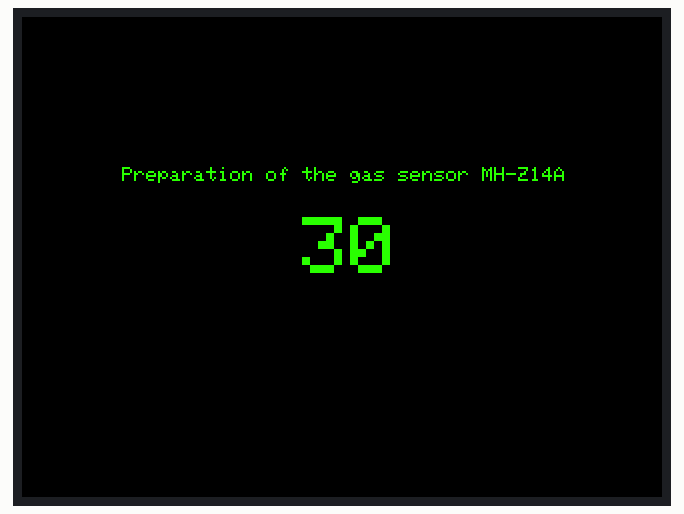
Simulated run of this sketch. Board: Arduino Mega 2560, built with avr-gcc and run on an emulated ATmega2560. Parts: 320×240 colour display. What the sketch prints to the serial monitor is not drawn.

Above: at 0.3 s.
At 4.3 s:
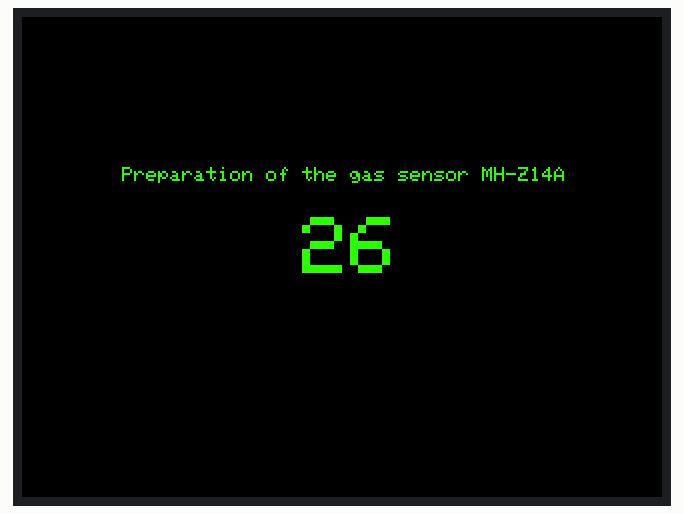
At 8.3 s:
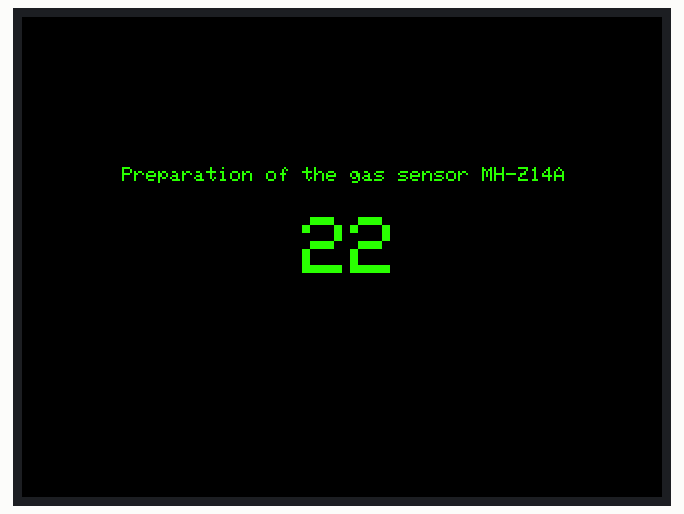
At 16.3 s:
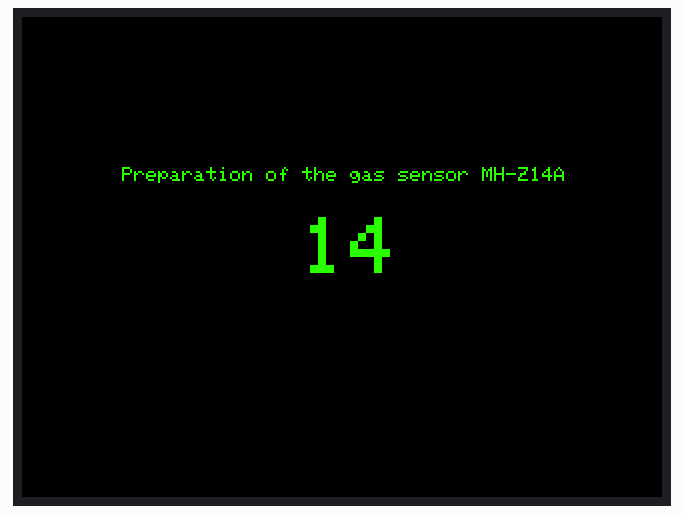
At 24.3 s:
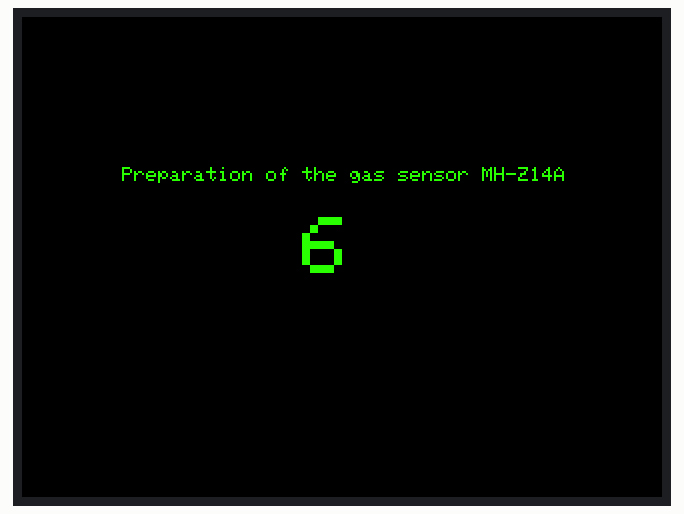
At 31.9 s:
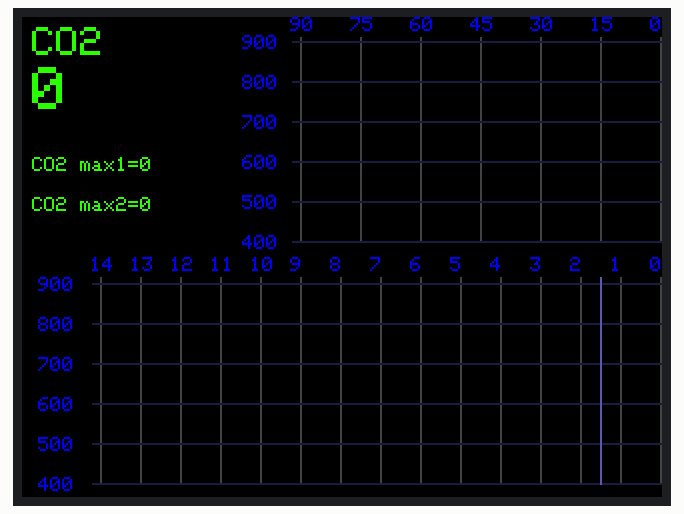

Measured:
- what the display in image 1 shows lasts 1.0 s, from 4.2 s to 5.2 s

The sketch:

CO2_MH-Z14A_LCD_2_8_v20_Mega.ino
```cpp
/***************************************************
код предназначен для платы MEGA PRO MINI
дисплея 2,8"
датчика CO2 MH-Z14A
датчик подключается к Serial 3
 ****************************************************/


#include "SPI.h"
#include "Adafruit_GFX.h"       //универсальная графическая библиотека
#include "Adafruit_ILI9341.h"   //драйвер конкретной платы

// Пины для подключения дисплея
#define TFT_DC 48
#define TFT_CS 49
#define TFT_MOSI 11
#define TFT_MISO 12
#define TFT_CLK 13
#define TFT_RST 8

/* Предустановленные цвета
ILI9341_RED
ILI9341_BLUE
ILI9341_GREEN
ILI9341_YELLOW
ILI9341_WHITE
ILI9341_CYAN
ILI9341_BLACK
ILI9341_MAGENTA
 */

// Использование hardware SPI (on Uno, #13, #12, #11) and the above for CS/DC RESET подключить к RESET на плате
Adafruit_ILI9341 tft = Adafruit_ILI9341(TFT_CS, TFT_DC);
// Можно установить любые пины
// Adafruit_ILI9341 tft = Adafruit_ILI9341(TFT_CS, TFT_DC, TFT_MOSI, TFT_CLK, TFT_RST, TFT_MISO);

//переменные для датчика CO2
byte cmd[9] = {0xFF,0x01,0x86,0x00,0x00,0x00,0x00,0x00,0x79};// запрос уровня газа
byte cmdAutoCalOn[9] = {0xFF,0x01,0x79,0xA0,0x00,0x00,0x00,0x00,0xE6};// автокалибровка включена
byte cmdAutoCalOff[9] = {0xFF,0x01,0x79,0x00,0x00,0x00,0x00,0x00,0x86};// автокалибровка вЫключена
byte cmdZeroPoint[9] = {0xFF,0x01,0x87,0x00,0x00,0x00,0x00,0x00,0x78};// устновка значения 400ppm на чистом воздухе
unsigned char response[9];//переменная для приема ответа датчика

//Глобальные переменные
int co21min [181];  //массив значения для верхнего графика с шагом 1 мин
int co21minMax = 0;     //максималное значение для верхнего графика
int co23min [281];  //массив значения для нижнего графика с шагом 3 мин
int co23minMax = 0;     //максималное значение для нижнего графика
byte flag3min = 1;	//флаг для отчета каждой 3-ей минуты
unsigned long my_timer; //переменная для хранения времени

////////////////////////////////////////////
///////Функция перезагрузки
void (* resetFunc) (void) = 0;

void setup() {
  //digitalWrite(52, HIGH); //включаем подтягивающий резистр на выход CLK(SCK)

  Serial.begin(9600);
  Serial.println("Test!");
  Serial3.begin (9600);//включаем Serial 3 к которому подключен датчик к D14->RX MH-Z14A, к D15->TX MH-Z14A
  tft.begin(); // инициализируем экран
  tft.setRotation(3); // задать поворот экрана от 0 до 3
  //delay(10000);
  my_timer = millis();   // "сбросить" таймер
  otschet (30); //обратный отсчет
  //Serial3.write(cmdAutoCalOn, 9); //автокалибровка MH-Z14A включена
  Serial3.write(cmdAutoCalOff, 9); //автокалибровка MH-Z14A вЫключена
  /*
  if ( getCO2()==0){
    Serial.println("Test MH-Z14A - ERROR");
    tft.fillScreen(ILI9341_BLACK); // очистка экрана, заливка черным
    tft.setCursor(50, 75); //установка курсора
    tft.setTextColor(tft.color565(255, 0, 0));//настройка текста Цвет КРАСНЫЙ
    tft.setTextSize(1);
    tft.print("Test MH-Z14A - ERROR");  //вывод текста на экран
    delay(3000);
    resetFunc(); //если датчик выдает ошибку, перезагружаемся
  }
  delay(1000);
  Serial.println("Start");
  tft.fillScreen(ILI9341_BLACK); // очистка экрана, заливка черным
  tft.setCursor(50, 75); //установка курсора
  tft.setTextColor(tft.color565(40, 255, 0));//настройка текста Цвет ЗЕЛЕНЫЙ
  tft.setTextSize(1);
  tft.print("Test MH-Z14A - OK");  //вывод текста на экран
  delay(3000);
*/
  //заполняем экран фоном
  fon(co21min[0], co21minMax, co23minMax); // текущее содержание СО2, максимальное содержание СО2 на верхнем экране, максимальное содержание СО2 на нижнем экране
  delay(350);
}


void loop(void) {

  //digitalWrite(52, HIGH); //включаем подтягивающий резистр на выход CLK(SCK)без него иногда отключается CLK(SCK)

  //testText();
  //delay(1000);
  //testFastLines(ILI9341_RED, ILI9341_BLUE);
  //delay(1000);
  //int co2 = getCO2(); // получаем и выводим показания в Serial;
  if (millis() - my_timer >= 30000){  //если прошло 30 секунд
    my_timer = millis();   // "сбросить" таймер
    addMassivCo2();
    fon(co21min[0], co21minMax, co23minMax); // текущее содержание СО2, максимальное содержание СО2 на верхнем экране, максимальное содержание СО2 на нижнем экране
    grafiki();
  }
  //addMassivCo2();
  //fon(co21min[0], co21minMax, co23minMax); // текущее содержание СО2, максимальное содержание СО2 на верхнем экране, максимальное содержание СО2 на нижнем экране
  //grafiki();
  //delay(15000);
}
////////////////////////////////////////////////////////////////////////////////////
////////////////////////////////////////////////////////////////////////////////////
////////////////////////////////////////////////////////////////////////////////////
///////Фоновое изображение////////////////////////////////
void fon (int co2, int co2max1, int co2max2){
  //int co2 = 320; // текущее содержание СО2
  //int co2max1 = 4500; // максимальное содержание СО2 на верхнем экране
  //int co2max2 = 4950; // максимальное содержание СО2 на нижнем экране
  int m1 = mashtab (co2max1); //расчет масштаба
  int m2 = mashtab (co2max2); //расчет масштаба

  tft.fillScreen(ILI9341_BLACK); // очистка экрана, заливка черным
  //////////////////////////
  ///////нижний блок////////
  for(int i=0; i<15; i++){  //рисование вертикальных линий внизу
    int dx=20;  //приращение
    int sx=39;  //смещение
    dx = dx * i +sx;
    tft.drawFastVLine(dx, 130, 104, tft.color565(70, 70, 70)); //X, Y, длина, цветRGB
    tft.setCursor(dx-5, 120); //установка курсора
    tft.setTextColor(ILI9341_BLUE);  tft.setTextSize(1);  //настройка текста Цвет и размер
    int dval = 14 - i;
    tft.println(dval);  //вывод текста на экран
  }
  for(int i=0; i<6; i++){   //рисование горизонтальных линий внизу
    int dy=-20;  //приращение
    int sy=233;  //смещение
    dy = dy * i +sy;
    tft.drawFastHLine(35, dy, 320, tft.color565(30, 30, 70)); //X, Y, длина, цвет
    tft.setCursor(8, dy-3); //установка курсора
    tft.setTextColor(ILI9341_BLUE);  tft.setTextSize(1);  //настройка текста Цвет и размер
    int dval = 400 + i*100*m2;
    tft.println(dval);  //вывод текста на экран
  }
  //линия внизу обозначающая 90 минут
  tft.drawFastVLine(289, 130, 104, tft.color565(90, 90, 170)); //X, Y, длина, цветRGB
  ///////////////////////////
  ///////верхний блок////////
  for(int i=0; i<7; i++){  //рисование вертикальных линий внизу
    int dx=30;  //приращение
    int sx=139;  //смещение
    dx = dx * i +sx;
    tft.drawFastVLine(dx, 10, 102, tft.color565(70, 70, 70)); //X, Y, длина, цветRGB
    tft.setCursor(dx-5, 0); //установка курсора
    tft.setTextColor(ILI9341_BLUE);  tft.setTextSize(1);  //настройка текста Цвет и размер
    int dval = 90 - i*15;
    tft.println(dval);  //вывод текста на экран
  }
  for(int i=0; i<6; i++){   //рисование горизонтальных линий внизу
    int dy=-20;  //приращение
    int sy=112;  //смещение
    dy = dy * i +sy;  //установка курсора
    tft.drawFastHLine(135, dy, 320, tft.color565(30, 30, 70)); //X, Y, длина, цвет
    tft.setCursor(110, dy-3);
    tft.setTextColor(ILI9341_BLUE);  tft.setTextSize(1);  //настройка текста Цвет и размер
    int dval = 400 + i*100*m1;
    tft.println(dval);  //вывод текста на экран
  }
  //////////////////////
  ///////Надписи////////
  tft.setCursor(5, 5); //установка курсора
  if (co2<600){tft.setTextColor(tft.color565(40, 255, 0));}  //настройка текста Цвет ЗЕЛЕНЫЙ до 600
  else if (co2<1000){tft.setTextColor(tft.color565(240, 255, 0));}  //настройка текста Цвет ЖЕЛТЫЙ до 1000
  else if (co2<2000){tft.setTextColor(tft.color565(255, 150, 50));}  //настройка текста Цвет ОРАНЖЕВЫЙ до 2000
  else if (co2<3000){tft.setTextColor(tft.color565(255, 50, 50));}  //настройка текста Цвет КРАСНЫЙ до 3000
  else {tft.setTextColor(tft.color565(180, 0, 110));}  //настройка текста Цвет БОРДОВЫЙ от 3000

  tft.setTextSize(2);  //настройка текста  размер
  tft.println("CO2");  //вывод текста на экран
  tft.setCursor(5, 25); //установка курсора
  tft.setTextSize(3);
  tft.println(co2);  //вывод текста на экран

  tft.setCursor(5, 70); //установка курсора
  if (co2max1<600){tft.setTextColor(tft.color565(40, 255, 0));}  //настройка текста Цвет ЗЕЛЕНЫЙ до 600
  else if (co2max1<1000){tft.setTextColor(tft.color565(240, 255, 0));}  //настройка текста Цвет ЖЕЛТЫЙ до 1000
  else if (co2max1<2000){tft.setTextColor(tft.color565(255, 150, 50));}  //настройка текста Цвет ОРАНЖЕВЫЙ до 2000
  else if (co2max1<3000){tft.setTextColor(tft.color565(255, 50, 50));}  //настройка текста Цвет КРАСНЫЙ до 3000
  else {tft.setTextColor(tft.color565(180, 0, 110));}  //настройка текста Цвет БОРДОВЫЙ от 3000
  //tft.setTextColor(tft.color565(255, 50, 70));  tft.setTextSize(1);  //настройка текста Цвет и размер
  tft.setTextSize(1);
  tft.print("CO2 max1=");  //вывод текста на экран
  tft.println(co2max1);  //вывод текста на экран

  tft.setCursor(5, 90); //установка курсора
  if (co2max2<600){tft.setTextColor(tft.color565(40, 255, 0));}  //настройка текста Цвет ЗЕЛЕНЫЙ до 600
  else if (co2max2<1000){tft.setTextColor(tft.color565(240, 255, 0));}  //настройка текста Цвет ЖЕЛТЫЙ до 1000
  else if (co2max2<2000){tft.setTextColor(tft.color565(255, 150, 50));}  //настройка текста Цвет ОРАНЖЕВЫЙ до 2000
  else if (co2max2<3000){tft.setTextColor(tft.color565(255, 50, 50));}  //настройка текста Цвет КРАСНЫЙ до 3000
  else {tft.setTextColor(tft.color565(180, 0, 110));}  //настройка текста Цвет БОРДОВЫЙ от 3000
  //tft.setTextColor(tft.color565(255, 0, 0));  tft.setTextSize(1);  //настройка текста Цвет и размер
  tft.print("CO2 max2=");  //вывод текста на экран
  tft.setTextSize(1);
  tft.println(co2max2);  //вывод текста на экран
}
//////////////////////////////
////////расчет масштаба///////
int mashtab (int co2){
  int m = (co2-400)/500+1;
  return m;
}
//////////////////////////////
///////обратный отсчет при старте
void otschet (int t){
	tft.fillScreen(ILI9341_BLACK); // очистка экрана, заливка черным
	tft.setCursor(50, 75); //установка курсора
	tft.setTextColor(tft.color565(40, 255, 0));//настройка текста Цвет ЗЕЛЕНЫЙ
	tft.setTextSize(1);
	tft.print("Preparation of the gas sensor MH-Z14A");  //вывод текста на экран
	for (int i=0; i<t; i++){
		tft.fillRect(140, 100, 50,30, ILI9341_BLACK); //рисуем прямоугольник, закрашиваем прошлые цифры x,y,ширина,высота, цвет
		tft.setCursor(140, 100); //установка курсора
		tft.setTextColor(tft.color565(40, 255, 0));//настройка текста Цвет ЗЕЛЕНЫЙ
		tft.setTextSize(4);
		tft.println(t-i);  //вывод текста на экран
		delay (1000);
	}

}


////////////////////////////////////////////////////////////////////////////////////
////////////////////////////////////////////////////////////////////////////////////
////////////////////////////////////////////////////////////////////////////////////
unsigned long testFillScreen() {
  unsigned long start = micros();
  tft.fillScreen(ILI9341_BLACK);
  yield();
  tft.fillScreen(ILI9341_RED);
  yield();
  tft.fillScreen(ILI9341_GREEN);
  yield();
  tft.fillScreen(ILI9341_BLUE);
  yield();
  tft.fillScreen(ILI9341_BLACK);
  yield();
  return micros() - start;
}

unsigned long testText() {
  tft.fillScreen(ILI9341_BLACK);
  unsigned long start = micros();
  tft.setCursor(0, 0);
  tft.setTextColor(ILI9341_WHITE);  tft.setTextSize(1);
  tft.println("Hello World!");
  tft.setTextColor(ILI9341_YELLOW); tft.setTextSize(2);
  tft.println(1234.56);
  tft.setTextColor(ILI9341_RED);    tft.setTextSize(3);
  tft.println(0xDEADBEEF, HEX);
  tft.println();
  tft.setTextColor(ILI9341_GREEN);
  tft.setTextSize(5);
  tft.println("Groop");
  tft.setTextSize(2);
  tft.println("I implore thee,");
  tft.setTextSize(1);
  tft.println("my foonting turlingdromes.");
  tft.println("And hooptiously drangle me");
  tft.println("with crinkly bindlewurdles,");
  tft.println("Or I will rend thee");
  tft.println("in the gobberwarts");
  tft.println("with my blurglecruncheon,");
  tft.println("see if I don't!");
  return micros() - start;
}
////////////////////////////////////////////////////////////////////////////////////
////Функции датчика CO2/////////////////////////////////////////////////////////////
////////////////////////////////////////////////////////////////////////////////////


////////////////////////////////////////////
///////чтение показаний датчика MH-Z14A
int getCO2()
{
  int co2 = 0;
  //SerialCO2.write(cmd, 9); //отправляем команду датчику
  Serial3.write(cmd, 9); //отправляем команду датчику
  memset(response, 0, 9);
  //SerialCO2.readBytes(response, 9); //получаем ответ
  Serial3.readBytes(response, 9); //получаем ответ

  uint8_t crc = 0;
  for (int i = 1; i < 8; i++) crc+=response[i]; //считаем контрольную сумму
  crc = ~crc;
  crc++;


  if ( !(response[0] == 0xFF && response[1] == 0x86 && response[8] == crc) ) // сравниваем ответ с  контрольной суммой
  {
     Serial.println("CRC error: " + String(crc) + " / "+ String(response[8])); //выводим ошибку

	   //исправление ошибки связанной с переполнением буфера
	   while (Serial3.available()) {   //если в буфере остались файлы
		  Serial3.read();				//то читаем отсавшийся файл
      Serial.println("CRC error: чистим буфер");
	   }


  }
  else
  {
    uint8_t responseHigh = (uint8_t) response[2];
    uint8_t responseLow = (uint8_t) response[3];
    Serial.println("CO2 "+String((256*responseHigh) + responseLow)+"ppm"); //выводим показания датчика
    co2=(256*responseHigh) + responseLow;
  }
  return co2;
}

////////////////////////////////////////////
///////заполняем массивы значениями CO2
void addMassivCo2 (void) {
	int co2=getCO2();
	//int co21min [181];  //массив значения для верхнего графика с шагом 1 мин
	//int co21minMax;     //максималное значение для верхнего графика
	//int co23min [281];  //массив значения для нижнего графика с шагом 3 мин
	//int co23minMax;     //максималное значение для нижнего графика
	//byte flag3min = 1;	//флаг для отчета каждой 3-ей минуты
	co21minMax = co2;	//максималное значение для верхнего графика
	for (int i=179; i>=0; i--){ ////сдвигаем массив на одно значение
		co21min[i+1]=co21min[i];
		//Serial.print(co21min[i]);
		//Serial.print(" - ");
		//Serial.println(co21min[i+1]);
		if (co21minMax < co21min[i+1]) co21minMax = co21min[i+1]; //если текущее значение больше, то присваиваем его максимальному
	}
	co21min[0]=co2; // вписываем текущее значение СО2 в начало массива
	if (flag3min == 1){ //если мы на первой минуте из трех, то сдвигаем массив и пишем новое значение в начало
		co23minMax = co2;	//максималное значение для нижнего графика
		for (int i=279; i>=0; i--){ ////сдвигаем массив на одно значение
			co23min[i+1]=co23min[i];
			if (co23minMax < co23min[i+1]) co23minMax = co23min[i+1]; //если текущее значение больше, то присваиваем его максимальному
		}
		///// вписываем максимальное значение за последние 3 минуты
   int max3min = 0; //максимальное значение за 3 минуты
   for (int i=0; i<6; i++){
      if (co21min[i]>max3min) max3min = co21min[i];
   }
   co23min[0] = max3min; //присваиваем максимальное значение за 3 минуты
   /*
		if (co21min[0]>co21min[1]){	//если первое значение больше второго
			co23min[0]=co21min[0];	//то присваиваем первое значение
		} else {
			co23min[0]=co21min[1];	//иначе присваиваем второе значение
		}
		if (co23min[0]<co21min[2]){	//если третье значение больше присвоиного
			co23min[0]=co21min[2];	//то переприсваиваем третье значение
		}*/
		if (co23minMax < co23min[0]) co23minMax = co23min[0]; //если текущее значение больше максимального, то присваиваем его максимальному

	}
	flag3min++; //увеличиваем флаг на 1
	if (flag3min>6){	//если флаг больше 6
		flag3min=1;		//то присваиваем ему 1
	}
 Serial.println(co21min[0]);
 Serial.println(co21min[1]);
 Serial.println(co21min[2]);
 Serial.println(co21min[3]);
 Serial.println(co21min[4]);
 Serial.println(co21min[5]);
 Serial.println("3min");
 Serial.println(co23min[0]);
 Serial.println(co23min[1]);
 Serial.println(co23min[2]);
 Serial.println(co23min[3]);
}

////////////////////////////////////////////
///////рисуем графики
void grafiki (void){
	//int co21min [181];  //массив значения для верхнего графика с шагом 1 мин
	//int co21minMax;     //максималное значение для верхнего графика
	//int co23min [281];  //массив значения для нижнего графика с шагом 3 мин
	//int co23minMax;     //максималное значение для нижнего графика
	//byte flag3min = 1;	//флаг для отчета каждой 3-ей минуты
	///////рисуем верхний график
	int mv = mashtab(co21minMax);	//вычисляем масштаб верхнего графика
	for (int i =0; i < 181; i++){
		int l = (co21min[i] - 400)/(5*mv);
		if (l>=0){
			//tft.drawFastVLine( 319-i,112-l, l, tft.color565(40, 255, 0));
			if (co21min[i]<600){tft.drawFastVLine( 319-i,112-l, l, (tft.color565(40, 255, 0)));}  //настройка текста Цвет ЗЕЛЕНЫЙ до 600
			else if (co21min[i]<1000){tft.drawFastVLine( 319-i,112-l, l, (tft.color565(240, 255, 0)));}  //настройка текста Цвет ЖЕЛТЫЙ до 1000
			else if (co21min[i]<2000){tft.drawFastVLine( 319-i,112-l, l, (tft.color565(255, 150, 50)));}  //настройка текста Цвет ОРАНЖЕВЫЙ до 2000
			else if (co21min[i]<3000){tft.drawFastVLine( 319-i,112-l, l, (tft.color565(255, 50, 50)));}  //настройка текста Цвет КРАСНЫЙ до 3000
			else {tft.drawFastVLine( 319-i,112-l, l, (tft.color565(180, 0, 110)));}  //настройка текста Цвет БОРДОВЫЙ от 3000
		}

	}
	///////рисуем нижний график
	int mn = mashtab(co23minMax);	//вычисляем масштаб нижнего графика
	for (int i =0; i < 281; i++){
		int l = (co23min[i] - 400)/(5*mn);
		if (l>=0){
			//tft.drawFastVLine( 319-i,112-l, l, tft.color565(40, 255, 0));
			if (co23min[i]<600){tft.drawFastVLine( 319-i,233-l, l, (tft.color565(40, 255, 0)));}  //настройка текста Цвет ЗЕЛЕНЫЙ до 600
			else if (co23min[i]<1000){tft.drawFastVLine( 319-i,233-l, l, (tft.color565(240, 255, 0)));}  //настройка текста Цвет ЖЕЛТЫЙ до 1000
			else if (co23min[i]<2000){tft.drawFastVLine( 319-i,233-l, l, (tft.color565(255, 150, 50)));}  //настройка текста Цвет ОРАНЖЕВЫЙ до 2000
			else if (co23min[i]<3000){tft.drawFastVLine( 319-i,233-l, l, (tft.color565(255, 50, 50)));}  //настройка текста Цвет КРАСНЫЙ до 3000
			else {tft.drawFastVLine( 319-i,233-l, l, (tft.color565(180, 0, 110)));}  //настройка текста Цвет БОРДОВЫЙ от 3000
		}

	}
}

////////////////////////////////////////////
///////Функция перезагрузки
//void (* resetFunc) (void) = 0;
```
